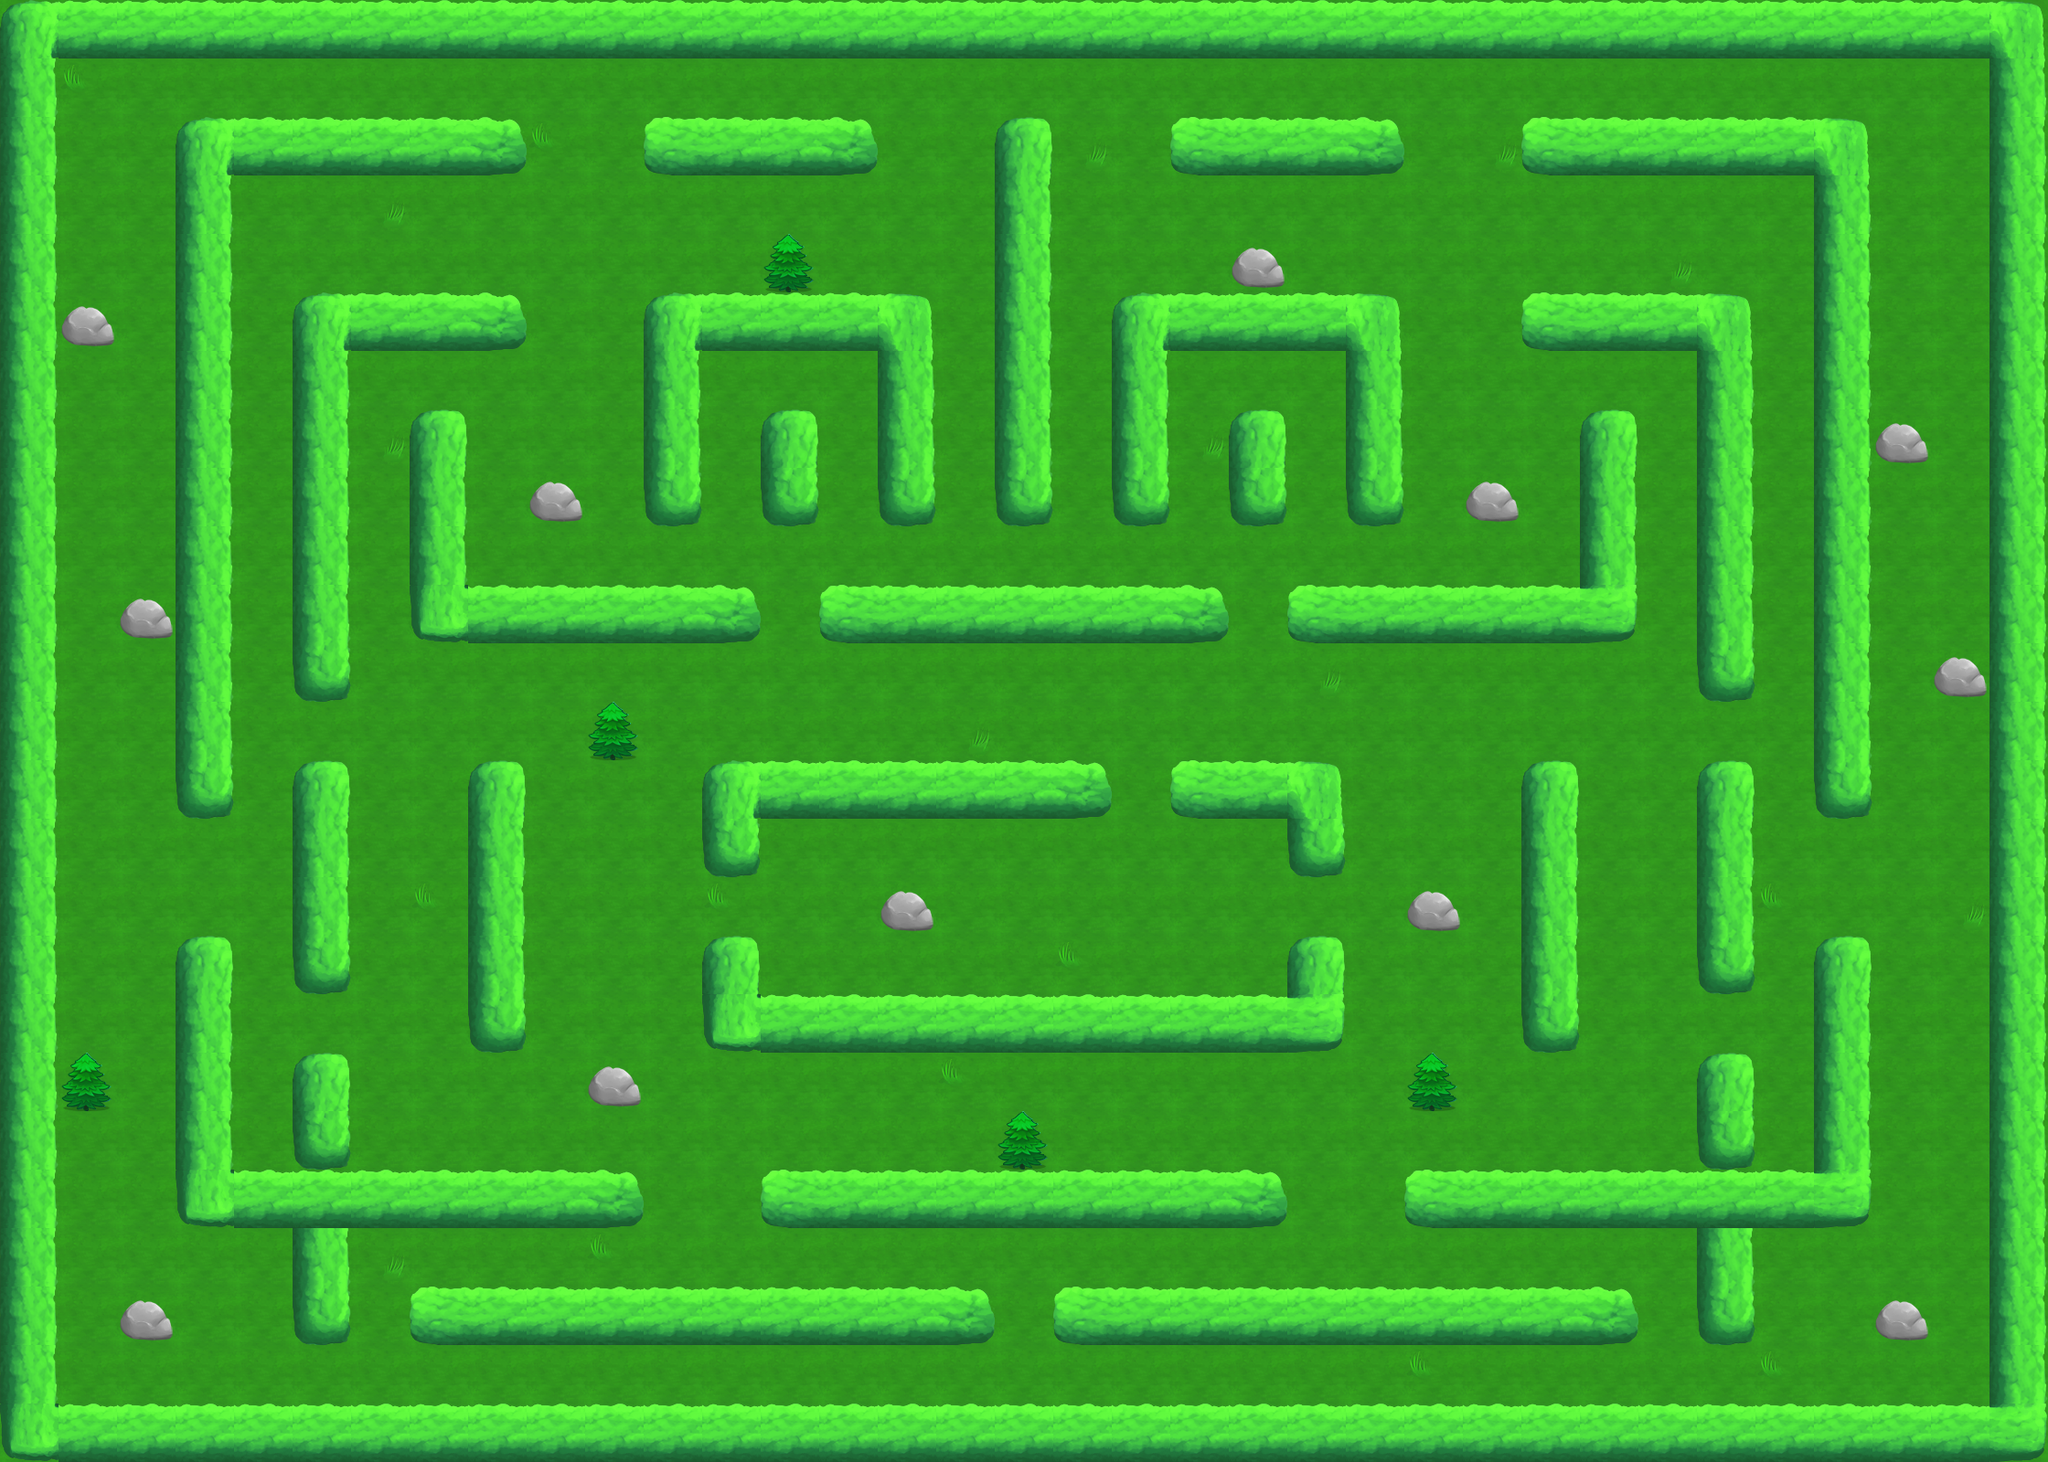

A level layout from a 2D game, rendered from its tile map. Below: a short description, then the map file with tile-grid data replaced by summaries:
An orthogonal 35x25 tile map with 64x64 px tiles, 1 tile layer (Tile Layer 1).

<map version="1.0" orientation="orthogonal" width="35" height="25" tilewidth="64" tileheight="64">
 <tileset firstgid="1" name="placeholder_atlas" tilewidth="64" tileheight="64">
  <image source="placeholder_atlas.png" width="512" height="512" />
  <tile id="0">
   <properties>
    <property name="wall" value="" />
   </properties>
  </tile>
  <tile id="1">
   <properties>
    <property name="wall" value="" />
   </properties>
  </tile>
  <tile id="2">
   <properties>
    <property name="wall" value="" />
   </properties>
  </tile>
  <tile id="4">
   <properties>
    <property name="wall" value="" />
   </properties>
  </tile>
  <tile id="8">
   <properties>
    <property name="wall" value="" />
   </properties>
  </tile>
  <tile id="9">
   <properties>
    <property name="wall" value="" />
   </properties>
  </tile>
  <tile id="10">
   <properties>
    <property name="wall" value="" />
   </properties>
  </tile>
  <tile id="11">
   <properties>
    <property name="wall" value="" />
   </properties>
  </tile>
  <tile id="16">
   <properties>
    <property name="wall" value="" />
   </properties>
  </tile>
  <tile id="17">
   <properties>
    <property name="wall" value="" />
   </properties>
  </tile>
  <tile id="18">
   <properties>
    <property name="wall" value="" />
   </properties>
  </tile>
  <tile id="19">
   <properties>
    <property name="wall" value="" />
   </properties>
  </tile>
  <tile id="24">
   <properties>
    <property name="wall" value="" />
   </properties>
  </tile>
  <tile id="25">
   <properties>
    <property name="wall" value="" />
   </properties>
  </tile>
  <tile id="26">
   <properties>
    <property name="wall" value="" />
   </properties>
  </tile>
  <tile id="27">
   <properties>
    <property name="wall" value="" />
   </properties>
  </tile>
 </tileset>
 <layer name="Tile Layer 1" width="35" height="25">
  <data>[875 cells, 875 non-empty, 15 distinct tile ids]</data>
 </layer>
</map>
